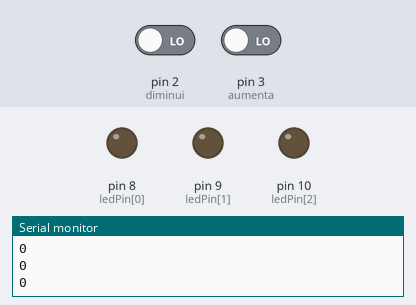
Recording of a sketch running on a simulated Arduino Uno, built with avr-gcc and run on an emulated ATmega328P. Parts: output pins drawn as LEDs (lit = HIGH), the last lines printed to the serial monitor. Inputs (shaded band) come from the test bench; at power-on: pin 3 (aumenta) LOW, pin 2 (diminui) LOW.

Above: at 1.2 s.
1.3 s: pin 3 (aumenta) driven HIGH
At 3.1 s:
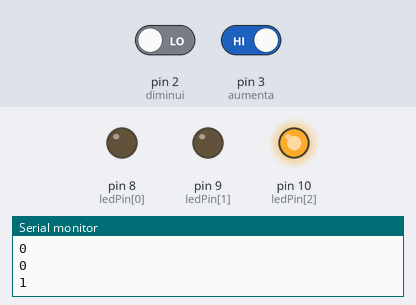
4.3 s: pin 3 (aumenta) driven LOW
At 4.8 s:
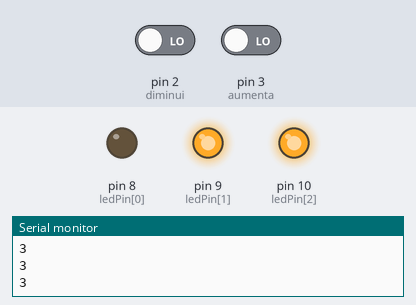
5.8 s: pin 3 (aumenta) driven HIGH
At 7.6 s:
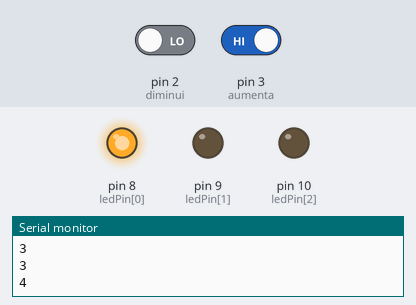
8.8 s: pin 2 (diminui) driven HIGH
At 9.4 s:
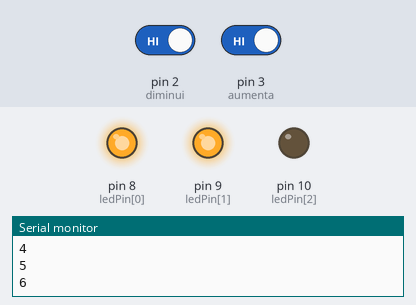
10.3 s: pin 2 (diminui) driven LOW
At 12.6 s:
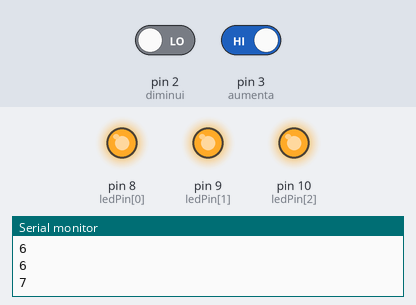
Timing chart, 0 to 14.3 s (numbered marks = the images above; inputs shaded):
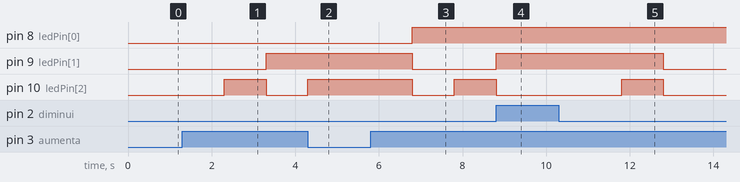

Measured:
- after the input at 1.3 s, pin 9 (ledPin[1]): LOW → HIGH after 2.0 s; pin 10 (ledPin[2]): LOW → HIGH after 1.0 s, → LOW 1.0 s later
- after the input at 4.3 s, pin 8 (ledPin[0]): stays LOW (without the input it goes to HIGH after 1.0 s); pin 9 (ledPin[1]): stays HIGH (without the input it goes to LOW after 1.0 s); pin 10 (ledPin[2]): goes on until 4.3 s, then stays HIGH
- after the input at 5.8 s, pin 8 (ledPin[0]): LOW → HIGH after 1.0 s; pin 9 (ledPin[1]): HIGH → LOW after 1.0 s; pin 10 (ledPin[2]): HIGH → LOW after 1.0 s, → HIGH 1.0 s later
- after the input at 8.8 s, pin 10 (ledPin[2]): goes on until 8.8 s, then stays LOW
- after the input at 10.3 s, pin 9 (ledPin[1]): HIGH → LOW after 2.5 s; pin 10 (ledPin[2]): LOW → HIGH after 1.5 s, → LOW 1.0 s later

The sketch:

BinaryCounterino.ino
```cpp
const int ledPin[] = {8, 9, 10};
const int aumenta = 3;
const int diminui = 2;
int cont = 0;
int aumentaS = 0;
int diminuiS = 0;

void setup()
{
  for(int i=0; i<3; i++)
  {
    pinMode(ledPin[i], OUTPUT);
  }

    pinMode(aumenta, INPUT);
    pinMode(diminui, INPUT);

    Serial.begin(9600);
}

void loop() {
    aumentaS = digitalRead(aumenta);
    diminuiS = digitalRead(diminui);

    if (aumentaS == HIGH){
     cont++;
     delay (1000);
    }
    if (diminuiS == HIGH){
     cont--;
     delay (1000);
    }
    Serial.println(cont);
    if (cont % 2 == 1){
     digitalWrite (ledPin[2], HIGH);
    }
    else digitalWrite (ledPin[2], LOW);

    if (cont > 3){
      digitalWrite (ledPin[0], HIGH);
    }
    else digitalWrite (ledPin[0], LOW);

    if (cont == 2 || cont == 3 || cont == 6 || cont == 7){
      digitalWrite (ledPin[1], HIGH);
    }
    else digitalWrite (ledPin [1], LOW);

    if ( cont < 0) cont = 0;
    if ( cont > 7) cont = 7;

}
```
